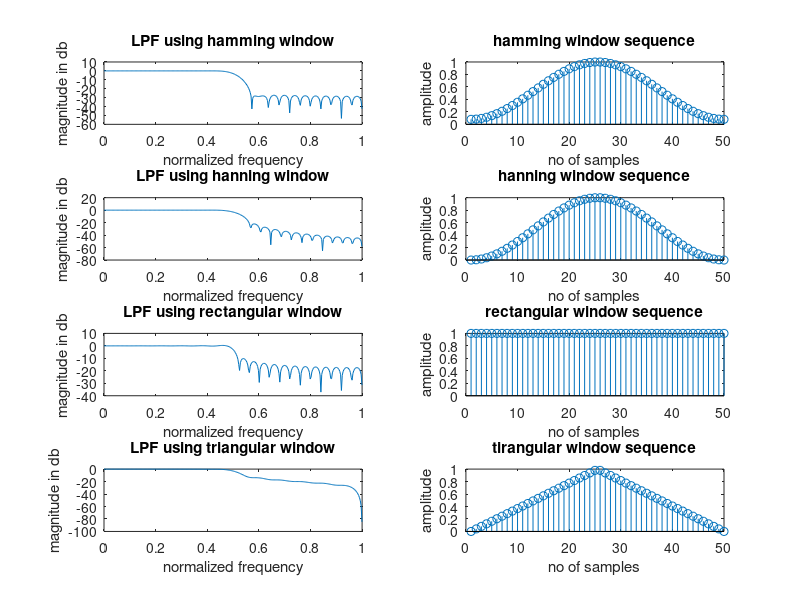

The MATLAB source for this figure:
clc;
clear;
close all;
wc = 0.5*pi;
N=50;
alpha = (N-1)/2;
n=0:1:N-1;
hd=sin(wc*(n-alpha))./(pi*(n-alpha));
%LPFhamming
w1=hamming(N);
hn=hd.*w1';
w=0:0.01:pi;
h1=freqz(hn,1,w);
subplot(4,2,1);
plot(w/pi,10*log10(abs(h1)));
title('LPF using hamming window');
xlabel('normalized frequency');
ylabel('magnitude in db');
%LPFhanning
w2=hanning(N);
hn=hd.*w2';
w=0:0.01:pi;
h2=freqz(hn,1,w);
subplot(4,2,3);
plot(w/pi,10*log10(abs(h2)));
title('LPF using hanning window');
xlabel('normalized frequency');
ylabel('magnitude in db');
%LPFrect
w3=boxcar(N);
hn=hd.*w3';
w=0:0.01:pi;
h3=freqz(hn,1,w);
subplot(4,2,5);
plot(w/pi,10*log10(abs(h3)));
title('LPF using rectangular window');
xlabel('normalized frequency');
ylabel('magnitude in db');
%LPFtri
w4=bartlett(N);
hn=hd.*w4';
w=0:0.01:pi;
h4=freqz(hn,1,w);
subplot(4,2,7);
plot(w/pi,10*log10(abs(h4)));
title('LPF using triangular window');
xlabel('normalized frequency');
ylabel('magnitude in db');
%hamming
subplot(4,2,2);
stem(w1);
title('hamming window sequence');
xlabel('no of samples');
ylabel('amplitude');
%hanning
subplot(4,2,4);
stem(w2);
title('hanning window sequence');
xlabel('no of samples');
ylabel('amplitude');
%rectangular
subplot(4,2,6);
stem(w3);
title('rectangular window sequence');
xlabel('no of samples');
ylabel('amplitude');
%triangular
subplot(4,2,8);
stem(w4);
title('tirangular window sequence');
xlabel('no of samples');
ylabel('amplitude');
